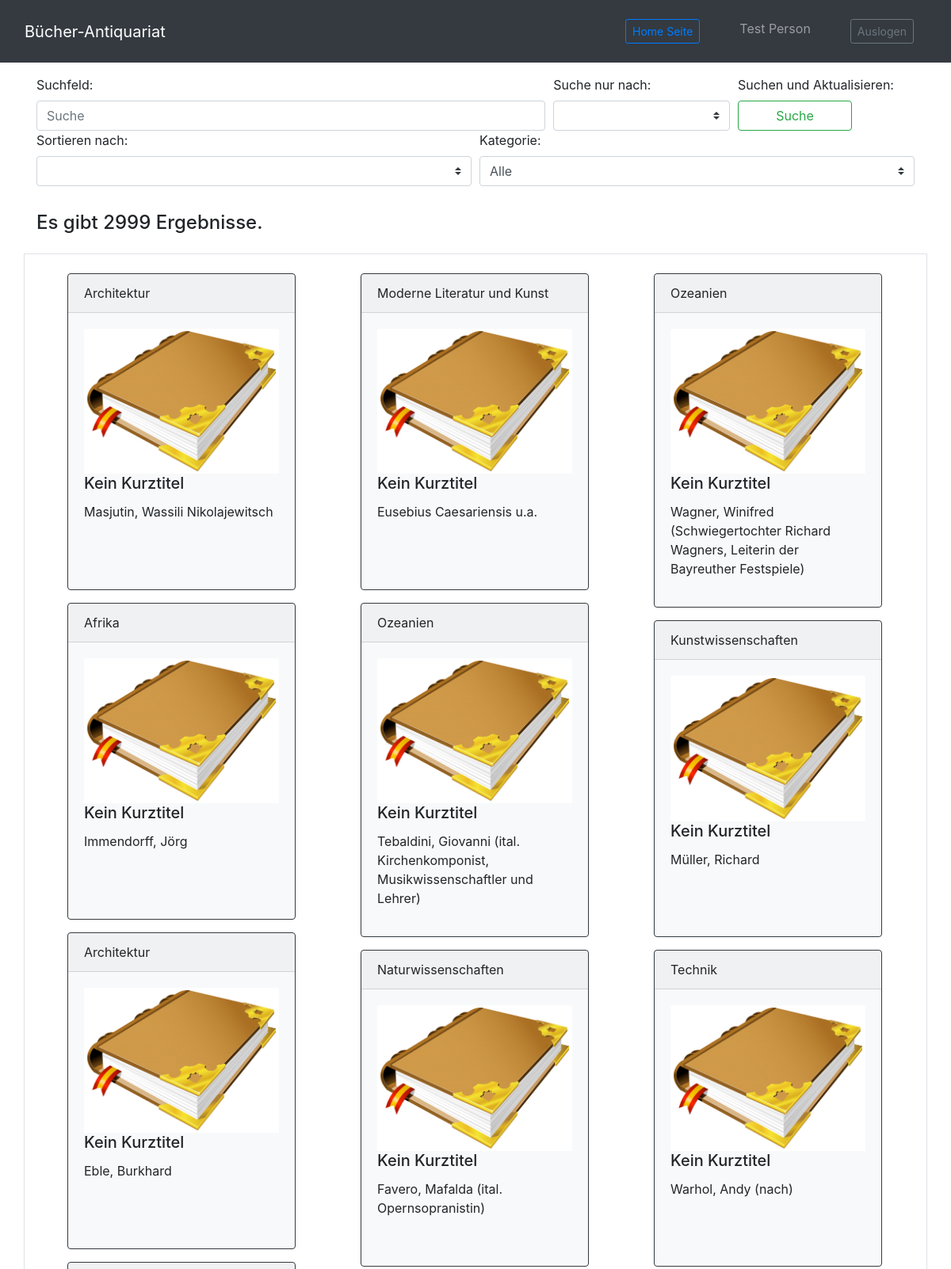
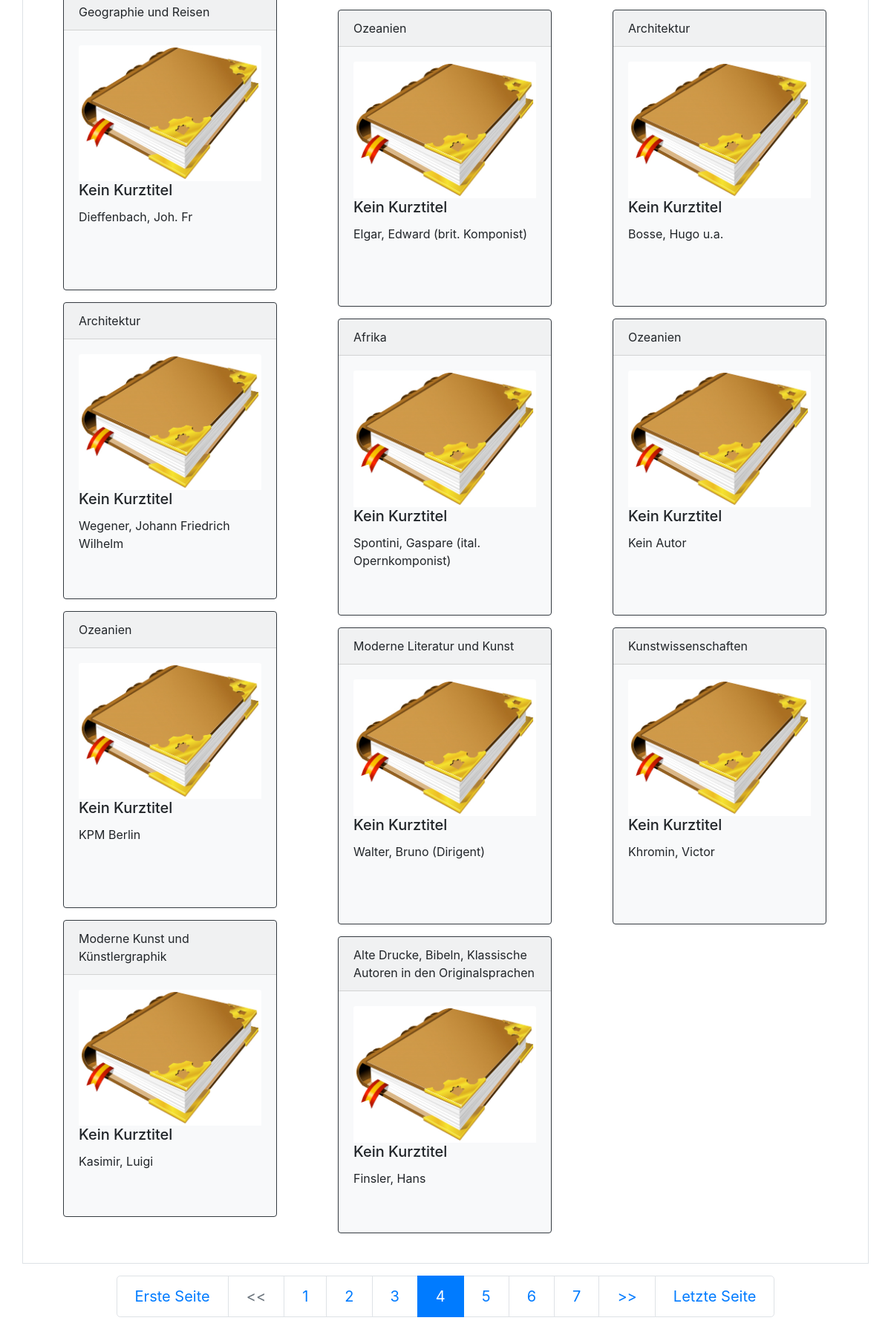
Page /Seite/php/listview.php?page=4 (upper part) on the committed database (2 pictures, top to bottom).
### tables this page shows
CREATE TABLE `buecher` (
  `id` int(10) unsigned NOT NULL,
  `katalog` int(11) NOT NULL,
  `nummer` int(11) NOT NULL,
  `kurztitle` text NOT NULL,
  `kategorie` int(11) NOT NULL,
  `verkauft` tinyint(1) NOT NULL,
  `kaufer` int(11) NOT NULL,
  `autor` text NOT NULL,
  `title` text NOT NULL,
  `sprache` varchar(250) NOT NULL,
  `foto` varchar(250) NOT NULL,
  `verfasser` int(11) NOT NULL,
  `zustand` char(1) NOT NULL
);

CREATE TABLE `kategorien` (
  `id` int(11) NOT NULL,
  `kategorie` varchar(100) NOT NULL
);

### Seite/php/functions/listview_f.php (the view, shortened to what this page needs)
<?php
function create_list($host, $username, $password, $database, $search, $search_tak, $sort_tak, $filt_kat, $this_page_first_result, $results_per_page)
{
    $output = "";
    $conn = new mysqli($host, $username, $password, $database);
    $sql3 = "SELECT b.id as bid, b.*, k.* FROM buecher as b left join kategorien as k ON b.kategorie=k.id WHERE " . $search_tak . " like '%" . $search . "%' AND k.id LIKE '%" . $filt_kat . "%' ORDER BY " . $sort_tak . " ASC LIMIT " . $this_page_first_result . "," . $results_per_page;
    $result3 = $conn->query($sql3);
    if ($result3->num_rows == 0) {
        $output .= "";
    } else {
        while ($row3 = $result3->fetch_assoc()) {
            if (str_replace(' ', '', $row3['kurztitle']) != "") {
                $bkurztitle = htmlspecialchars($row3['kurztitle']);
            } else {
                $bkurztitle = "Kein Kurztitel";
            }
            if (str_replace(' ', '', $row3['autor']) != "") {
                $bautor = htmlspecialchars($row3['autor']);
            } else {
                $bautor = "Kein Autor";
            }
            if (str_replace(' ', '', $row3['kategorie']) != "") {
                $kkategorie = htmlspecialchars($row3['kategorie']);
            } else {
                $kkategorie = "Keine Kategorie";
            }
            if (str_replace(' ', '', $row3['foto']) != "") {
                $foto = htmlspecialchars($row3['foto']);
            } else {
                $foto = "";
            }
            $id = $row3['bid'];
            $output .= '<div class="card bg-light mb-3 border-dark mb-3" style="max-width: 18rem; min-height: 25rem;">
            <div class="card-header">' . $kkategorie . '</div>
            <div class="card-body" >
            <img class="card-img-top" src="../pictures/' . $foto . '" alt="Kein Bild hinterlegt">
              <h5 class="card-title">' . $bkurztitle . '</h5>
              <p class="card-text">' . $bautor . '</p>
              <a href="detailview.php?id=' . $id . '" class="stretched-link"></a>
            </div>
          </div>';
        }
    }
    return $output;
}
function page_listed($ergebnisse, $results_per_page)
{
    $page_max = 0;
    $page_min = 0;
    $springen = 3;
    $number_of_pages = ceil($ergebnisse / $results_per_page);
    if (!isset($_GET['page'])) {
        $page = 1;
    } else {
        $page = $_GET['page'];
    }
    if ($page - $springen < 1) {
        $page_min = 1;
    } else {
        $page_min = $page - $springen;
    }
    if ($number_of_pages < 1) {
        $page_max = 1;
    } elseif ($page + $springen > $number_of_pages - 1) {
        $page_max = $number_of_pages;
    } else {
        $page_max = $page + $springen;
    }
    echo '<nav><ul class="pagination justify-content-center pagination-lg">
      </li>';
    if ($number_of_pages != 1 and $page > 1) {
        echo '<li class="page-item"><a class="page-link" href="' . overwrite_url_with(1) . '">Erste Seite</a></li>';
    } else {
        echo '<li class="page-item disabled"><a class="page-link" href="">Erste Seite</a></li>';
    }
    if ($page - 30 > 0) {
        echo '<li class="page-item"><a class="page-link" href="' . overwrite_url_with($page - 30) . '"><<</a></li>';
    } else {
        echo '<li class="page-item disabled"><a class="page-link" href=""><<</a></li>';
    }
    for ($i = $page_min; $i <= $page_max; $i++) {
        if ($page == $i) {
            echo '<li class="page-item active"><a class="page-link" href="' . overwrite_url_with($i) . '">' . $i . '</a></li>';
        } else {
            echo '<li class="page-item"><a class="page-link" href="' . overwrite_url_with($i) . '">' . $i . '</a></li>';
        }
    }
    if ($page + 30 < $number_of_pages + 1) {
        echo '<li class="page-item"><a class="page-link" href="' . overwrite_url_with($page + 30) . '">>></a></li>';
    } else {
        echo '<li class="page-item disabled"><a class="page-link" href="">>></a></li>';
    }
    if ($number_of_pages > 1 and $number_of_pages != $page) {
        echo '<li class="page-item"><a class="page-link" href="' . overwrite_url_with($number_of_pages) . '">Letzte Seite</a></li>';
    } else {
        echo '<li class="page-item disabled"><a class="page-link" href="">Letzte Seite</a></li>';
    }
    echo '</ul></nav>';
}
function overwrite_url_with($value)
{
    $url = getcurrenturl();
    $url_parts = parse_url($url);
    if (isset($url_parts['query'])) {
        parse_str($url_parts['query'], $params);
    } else {
        $params = array();
    }
    $params['page'] = $value;
    $url_parts['query'] = http_build_query($params);
    return $url_parts['scheme'] . '://' . $url_parts['host'] . $url_parts['path'] . '?' . $url_parts['query'];
}
function getcurrenturl()
{
    if (isset($_SERVER['HTTPS']) && $_SERVER['HTTPS'] === 'on')
        $link = "https";
    else
        $link = "http";
    $link .= "://";
    $link .= $_SERVER['HTTP_HOST'];
    $link .= $_SERVER['REQUEST_URI'];
    return $link;
}

### rows in the picture
buecher: kategorien.kategorie "Architektur", foto (picture), kurztitle "Kein Kurztitel", autor "Masjutin, Wassili Nikolajewitsch"
buecher: kategorien.kategorie "Afrika", foto (picture), kurztitle "Kein Kurztitel", autor "Immendorff, Jörg"
buecher: kategorien.kategorie "Architektur", foto (picture), kurztitle "Kein Kurztitel", autor "Eble, Burkhard"
buecher: kategorien.kategorie "Geographie und Reisen", foto (picture), kurztitle "Kein Kurztitel", autor "Dieffenbach, Joh. Fr"
buecher: kategorien.kategorie "Architektur", foto (picture), kurztitle "Kein Kurztitel", autor "Wegener, Johann Friedrich Wilhelm"
buecher: kategorien.kategorie "Ozeanien", foto (picture), kurztitle "Kein Kurztitel", autor "KPM Berlin"
buecher: kategorien.kategorie "Moderne Kunst und Künstlergraphik", foto (picture), kurztitle "Kein Kurztitel", autor "Kasimir, Luigi"
buecher: kategorien.kategorie "Moderne Literatur und Kunst", foto (picture), kurztitle "Kein Kurztitel", autor "Eusebius Caesariensis u.a."
buecher: kategorien.kategorie "Ozeanien", foto (picture), kurztitle "Kein Kurztitel", autor "Tebaldini, Giovanni (ital. Kirchenkomponist, Musikwissenschaftler und Lehrer)"
buecher: kategorien.kategorie "Naturwissenschaften", foto (picture), kurztitle "Kein Kurztitel", autor "Favero, Mafalda (ital. Opernsopranistin)"
buecher: kategorien.kategorie "Ozeanien", foto (picture), kurztitle "Kein Kurztitel", autor "Elgar, Edward (brit. Komponist)"
buecher: kategorien.kategorie "Afrika", foto (picture), kurztitle "Kein Kurztitel", autor "Spontini, Gaspare (ital. Opernkomponist)"
buecher: kategorien.kategorie "Moderne Literatur und Kunst", foto (picture), kurztitle "Kein Kurztitel", autor "Walter, Bruno (Dirigent)"
buecher: kategorien.kategorie "Alte Drucke, Bibeln, Klassische Autoren in den Originalsprachen", foto (picture), kurztitle "Kein Kurztitel", autor "Finsler, Hans"
buecher: kategorien.kategorie "Ozeanien", foto (picture), kurztitle "Kein Kurztitel", autor "Wagner, Winifred (Schwiegertochter Richard Wagners, Leiterin der Bayreuther Festspiele)"
buecher: kategorien.kategorie "Kunstwissenschaften", foto (picture), kurztitle "Kein Kurztitel", autor "Müller, Richard"
buecher: kategorien.kategorie "Technik", foto (picture), kurztitle "Kein Kurztitel", autor "Warhol, Andy (nach)"
buecher: kategorien.kategorie "Architektur", foto (picture), kurztitle "Kein Kurztitel", autor "Bosse, Hugo u.a."
buecher: kategorien.kategorie "Ozeanien", foto (picture), kurztitle "Kein Kurztitel", autor "Kein Autor"
buecher: kategorien.kategorie "Kunstwissenschaften", foto (picture), kurztitle "Kein Kurztitel", autor "Khromin, Victor"

### other values in the picture
$ergebnisse "2999"
